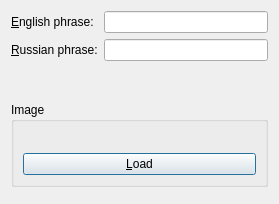
<?xml version="1.0" encoding="UTF-8"?>
<ui version="4.0">
 <class>AddPhraseDialog</class>
 <widget class="QDialog" name="AddPhraseDialog">
  <property name="geometry">
   <rect>
    <x>0</x>
    <y>0</y>
    <width>279</width>
    <height>204</height>
   </rect>
  </property>
  <property name="windowTitle">
   <string>Add Phrase</string>
  </property>
  <layout class="QVBoxLayout" name="verticalLayout">
   <item>
    <layout class="QFormLayout" name="formLayout">
     <property name="sizeConstraint">
      <enum>QLayout::SetDefaultConstraint</enum>
     </property>
     <property name="fieldGrowthPolicy">
      <enum>QFormLayout::AllNonFixedFieldsGrow</enum>
     </property>
     <item row="0" column="0">
      <widget class="QLabel" name="englishPhraseLabel">
       <property name="text">
        <string>&amp;English phrase:</string>
       </property>
       <property name="buddy">
        <cstring>englishPhraseLineEdit</cstring>
       </property>
      </widget>
     </item>
     <item row="0" column="1">
      <widget class="QLineEdit" name="englishPhraseLineEdit"/>
     </item>
     <item row="1" column="0">
      <widget class="QLabel" name="russianPhraseLabel">
       <property name="text">
        <string>&amp;Russian phrase:</string>
       </property>
       <property name="buddy">
        <cstring>russianPhraseLineEdit</cstring>
       </property>
      </widget>
     </item>
     <item row="1" column="1">
      <widget class="QLineEdit" name="russianPhraseLineEdit"/>
     </item>
    </layout>
   </item>
   <item>
    <widget class="QGroupBox" name="imageGroupBox">
     <property name="title">
      <string>Image</string>
     </property>
     <layout class="QVBoxLayout" name="verticalLayout_2">
      <item>
       <widget class="QLabel" name="imageLabel">
        <property name="text">
         <string/>
        </property>
        <property name="pixmap">
         <pixmap resource="ITS.qrc">:/Images/StandardImage.png</pixmap>
        </property>
        <property name="alignment">
         <set>Qt::AlignCenter</set>
        </property>
        <property name="buddy">
         <cstring></cstring>
        </property>
       </widget>
      </item>
      <item>
       <widget class="QPushButton" name="loadImagePushButton">
        <property name="text">
         <string>&amp;Load</string>
        </property>
       </widget>
      </item>
     </layout>
    </widget>
   </item>
   <item>
    <widget class="QDialogButtonBox" name="dialogButtonBox">
     <property name="standardButtons">
      <set>QDialogButtonBox::NoButton</set>
     </property>
    </widget>
   </item>
  </layout>
 </widget>
 <resources>
  <include location="ITS.qrc"/>
 </resources>
 <connections/>
</ui>
